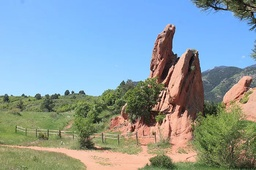
#> input picture pixel_sort/red_rock.jpg, 256 x 170 px, shrunk from 700 x 466 before the run
$ python pixel_sort_1.py
#> lines starting #> are read from the running program, lines starting #| are printed output that depends on the picture
"""
This one makes a mess of the image, like it's supposed to.
https://levelup.gitconnected.com/pixel-sorting-in-python-62337c078118
"""
from PIL import Image


def sort_row(row):
    min_ = 255 * 3  # I guess to make sure that the first min is always larger.
    min_index = 0
    # find the darkest pixel in the row
    for i in range(len(row)):
        # each pixel has an RGB value, for instance (255, 255, 255)
        temp = row[i][0] + row[i][1] + row[i][2]
        if temp < min_:
            min_ = temp
            min_index = i
    # sort the row up the brightest pixel
    sorted_row = row[:min_index]
    sorted_row.sort()

    return sorted_row + row[min_index:]


def pixel_sort():
    print("loading the image...")
    # load the image data
    img = Image.open("red_rock.jpg")
#> img is the input picture: PIL image 256x170 RGB; mean R, G, B 137.1, 156.2, 163
    # load the pixel data from the file.
    pixels = img.load()
    width, height = img.size
#> width = 256; height = 170

    print("sorting the image...")

    # loop through each row and sort the pixels in that row
    for y in range(height):
        # get a row
        row = []
        for x in range(width):
            row.append(pixels[x, y])
            # sort the row
            row = sort_row(row)
        # record the sorted data
        for x in range(width):
            pixels[x, y] = row[x]

    # to make a new image, we'll need to convert the data to a list
    sorted_pixels = []
    for y in range(height):
        for x in range(width):
            sorted_pixels.append(pixels[x, y])

    new_img = Image.new('RGB', (width, height))
#> new_img: PIL image 256x170 RGB; every value is 0
    new_img.putdata(sorted_pixels)
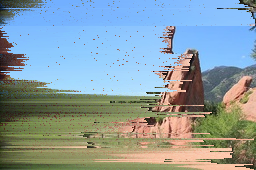
#> new_img: PIL image 256x170 RGB; mean R, G, B 137.1, 156.2, 163
    # Display images using the show() method.
    new_img.show()

    # save the file with a new name.
    new_img.save("red_rock_sorted.jpg")


pixel_sort()
